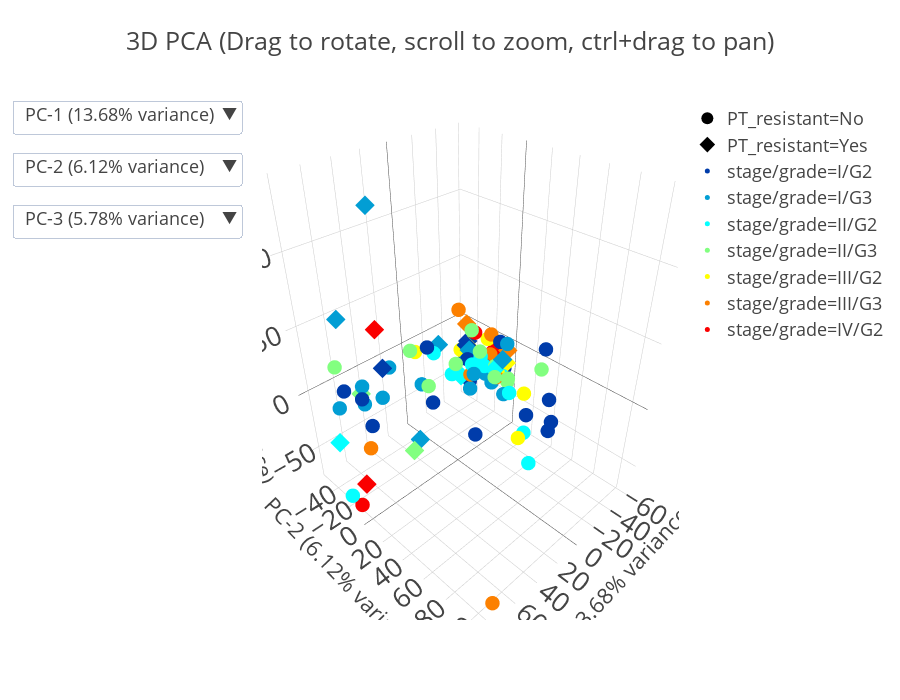

The notebook cell saved with this chart:
### Code cell
pca_fig = projection.interactive_scatterplot(
    pca_expr,
    "stage/grade",
    "PT_resistant",
    n_components,
    title="3D PCA (Drag to rotate, scroll to zoom, ctrl+drag to pan)",
    explained_variance=explained_variance,
)
pca_fig.write_html(FIGURES_DIR / f"pca_{COHORT}.html")
